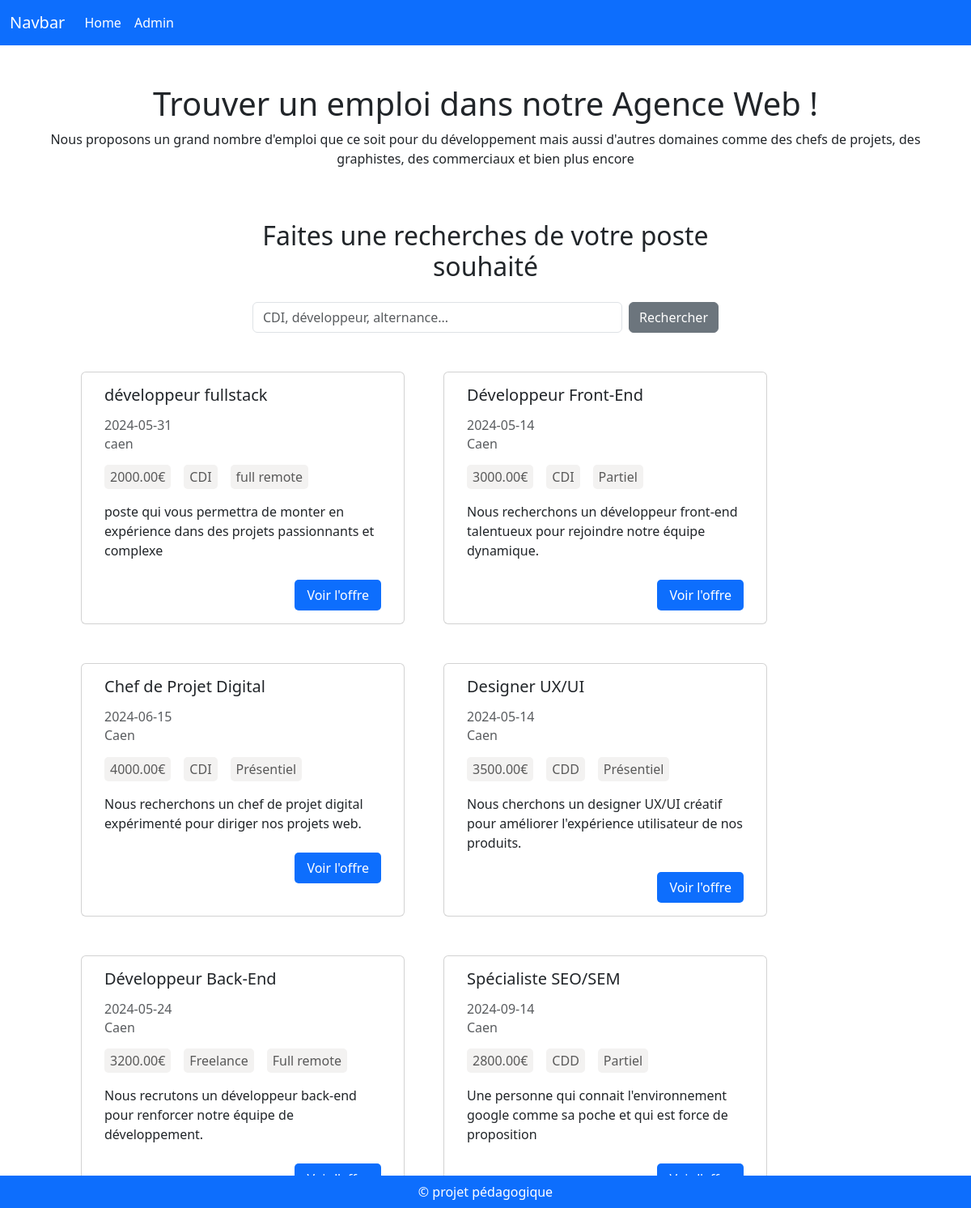
Before: / with the older database file.
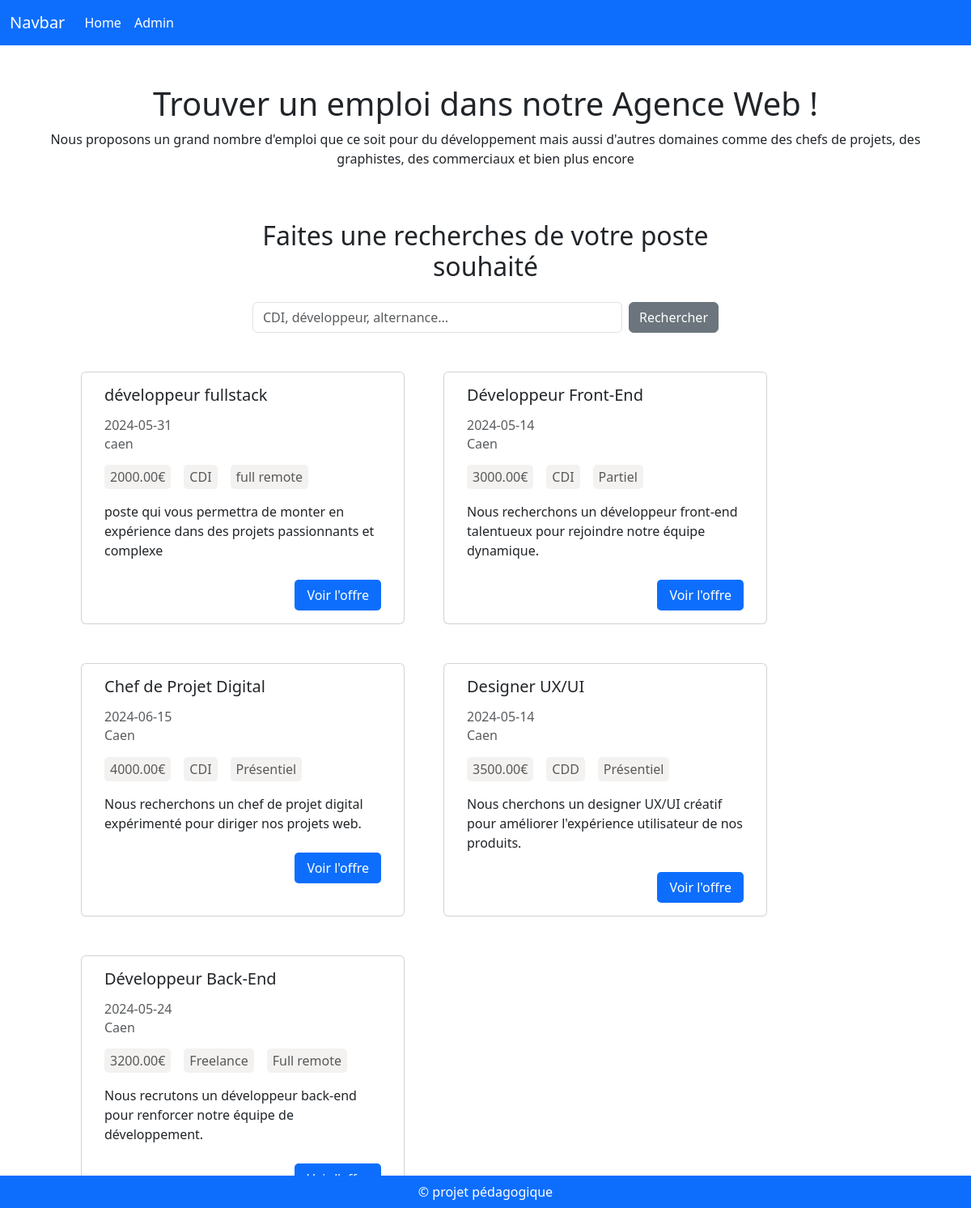
After: the same page with the newer database file.
### tables this page shows
CREATE TABLE IF NOT EXISTS `card` (
  `id` int NOT NULL AUTO_INCREMENT,
  `title` varchar(100) NOT NULL,
  `location` varchar(100) NOT NULL,
  `start_date` date NOT NULL,
  `salary` decimal(10,2) DEFAULT NULL,
  `type` varchar(50) DEFAULT NULL,
  `appearance` varchar(50) DEFAULT NULL,
  `short_description` text,
  `long_description` text,
  `link` varchar(255) DEFAULT NULL,
  `admin_id` int DEFAULT NULL,
  PRIMARY KEY (`id`),
  KEY `admin_id` (`admin_id`)
);

### database.php (called while the page is built, shortened)
<?php
function databaseConnect()
{
    $server = "localhost";
    $login = "root";
    $password = "";
    $port = "3306";
    $dbname = "projet-cesi";
    try {
        $pdo = new PDO("mysql:host=" . $server . ";port=" . $port . ";dbname=" . $dbname, $login, $password);
        $pdo->setAttribute(PDO::ATTR_ERRMODE, PDO::ERRMODE_EXCEPTION);
        $pdo->exec("set names utf8");
        return $pdo;
    } catch (\Throwable $th) {
        throw $th;
        echo 'erreur de connection à la BDD';
    }
}
function databaseRead($req, $data = [], $isUnique = false)
{
    $pdo = databaseConnect();
    $stmt = $pdo->prepare($req);
    $stmt->execute($data);
    if ($isUnique) {
        $row = $stmt->fetch();
    } else {
        $row = $stmt->fetchAll(PDO::FETCH_ASSOC);
    }
    return $row;
}

### controller/AnnonceController.php (called while the page is built, shortened)
<?php
class AnnonceController
{
    public function getJobOffers()
    {
        $query = "SELECT * FROM card";
        $jobOffers = databaseRead($query);
        return $jobOffers;
    }
}

### view/_parts/annonce.php (the view)
<div class="container col-10 mt-5">
    <div class="row justify-content-start gap-5">
        <?php if (!empty($jobOffers)) : ?>
            <?php foreach ($jobOffers as $job) : ?>
                <div class="card" style="width: 25rem;">
                    <div class="card-body">
                        <h5 class="card-title"><?php echo htmlspecialchars($job['title']); ?></h5>
                        <h6 class="card-subtitle mb-2 text-body-secondary my-3"><?php echo htmlspecialchars($job['start_date']); ?></h6>
                        <h6 class="card-subtitle mb-2 text-body-secondary"><?php echo htmlspecialchars($job['location']); ?></h6>
                        <div class="d-flex gap-3 my-3">
                            <div class="container-info-more"><span><?php echo htmlspecialchars($job['salary']); ?>€</span></div>
                            <div class="container-info-more"><span><?php echo htmlspecialchars($job['type']); ?></span></div>
                            <div class="container-info-more"><span><?php echo htmlspecialchars($job['appearance']); ?></span></div>
                        </div>
                        <p class="card-text mb-4"><?php echo htmlspecialchars($job['short_description']); ?></p>
                        <div class="d-flex justify-content-end">
                            <a href="<?php echo htmlspecialchars($job['link']); ?>" class="btn-voir-offre bg-primary">Voir l'offre</a>
                        </div>
                    </div>
                </div>
            <?php endforeach; ?>
        <?php else : ?>
            <p>Aucune offre d'emploi disponible pour le moment.</p>
        <?php endif; ?>
    </div>
</div>

Changed rows visible on the page:
removed card: title "Spécialiste SEO/SEM", start_date "2024-09-14", location "Caen", salary "2800.00", type "CDD", appearance "Partiel", short_description "Une personne qui connait l'environnement google comme sa poche et qui est force de proposition"
